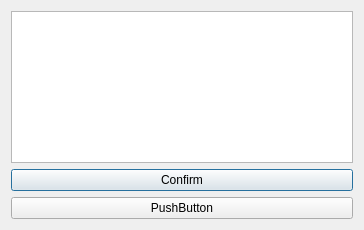
<?xml version="1.0" encoding="UTF-8"?>
<ui version="4.0">
 <class>CustomDialog</class>
 <widget class="QDialog" name="CustomDialog">
  <property name="geometry">
   <rect>
    <x>0</x>
    <y>0</y>
    <width>364</width>
    <height>230</height>
   </rect>
  </property>
  <property name="windowTitle">
   <string>Dialog</string>
  </property>
  <layout class="QVBoxLayout" name="verticalLayout">
   <item>
    <widget class="QTextEdit" name="textEdit"/>
   </item>
   <item>
    <widget class="QPushButton" name="pushButton">
     <property name="text">
      <string>Confirm</string>
     </property>
    </widget>
   </item>
   <item>
    <widget class="QPushButton" name="pushButton_2">
     <property name="text">
      <string>PushButton</string>
     </property>
    </widget>
   </item>
  </layout>
 </widget>
 <resources/>
 <connections/>
</ui>
